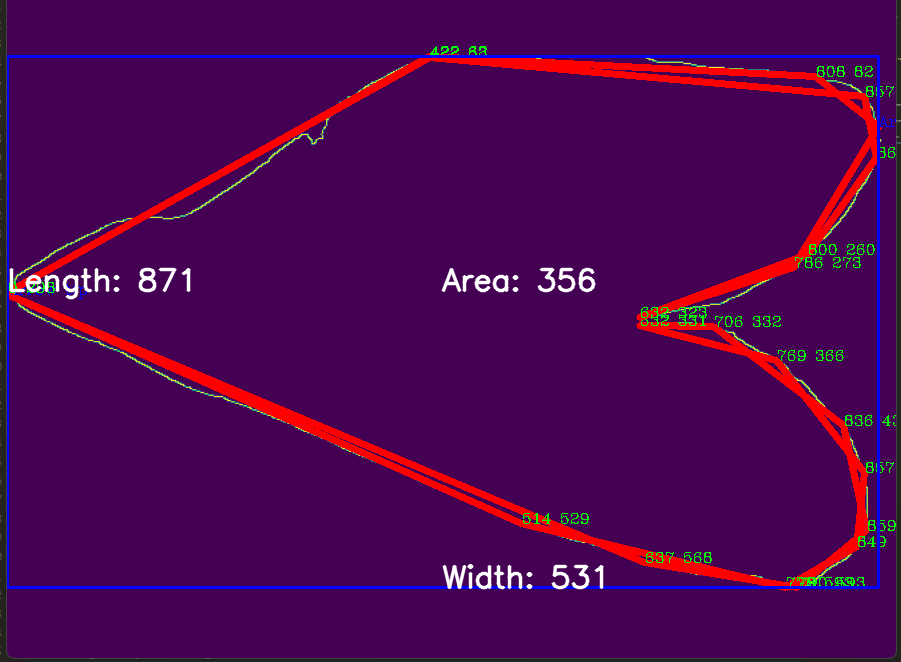
#> input picture Individual_Code/Jacques Van Niekerk/images/img_final.png, 901 x 662 px
$ python draw.py
#> lines starting #> are read from the running program, lines starting #| are printed output that depends on the picture; after the words box and inside, x2 and y2 are one past the last pixel; in counts of white or black regions, pixels touching at a corner belong together
import cv2 as cv

# Use to create a more or less realistic calibration cube
path = './images/img_final.png'
image = cv.imread(path)
#> image is the input picture: shape (662, 901, 3); mean B, G, R 82.3, 5.7, 76.3
window_name = 'Image'
start_point = (10, 10)
end_point = (82, 82)
color = (255, 255, 255)
thickness = -1
image = cv.rectangle(image, start_point, end_point, color, thickness)
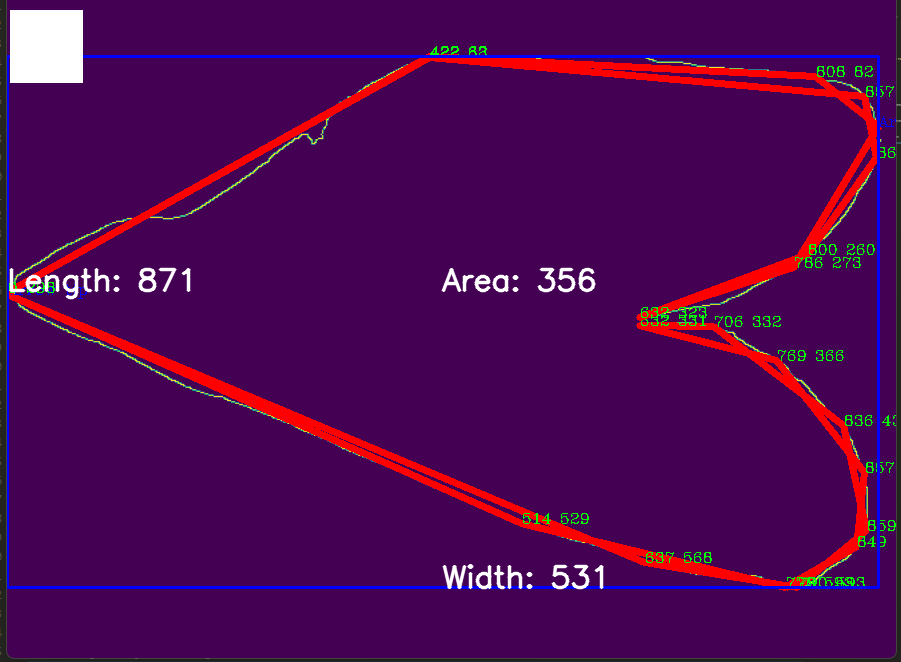
#> image: shape (662, 901, 3); 0.89% of pixels changed, all inside (x1, y1, x2, y2) = (10, 10, 83, 83)
check = cv.imwrite("./images/img_with_calibration_cube.png", image)
cv.imshow(window_name, image)

cv.waitKey(0)
cv.destroyAllWindows()
